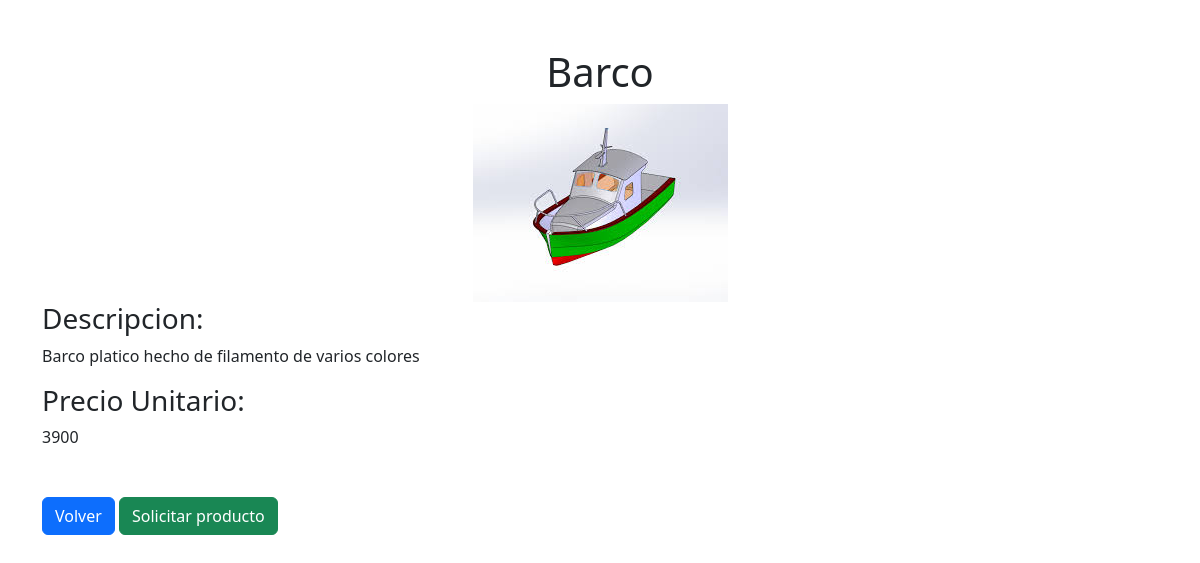
Screenshot of /detalle/barco/ with the database file from the repository.
### mainApp/models.py (models this page shows, shortened)
class Producto(models.Model):
    nombre = models.CharField(max_length=50)
    slug = models.SlugField(unique=True)
    descripcion = models.TextField()
    categoria = models.ForeignKey(Categoria, on_delete=models.CASCADE)
    precio = models.DecimalField(max_digits=15, decimal_places=0)
    imagen1 = models.ImageField(upload_to='productos/', blank=True, null=True)
    imagen2 = models.ImageField(upload_to='productos/', blank=True, null=True)
    imagen3 = models.ImageField(upload_to='productos/', blank=True, null=True)

### mainApp/views.py (the view)
# urls.py: path('detalle/<slug:producto_slug>/', views.detalle, name='detalle'),
def detalle(request, producto_slug):
    producto = get_object_or_404(Producto, slug=producto_slug)
    data = {'producto': producto}
    return render(request, 'detalle.html', data)

### templates/detalle.html (shortened to what this page needs)
<!doctype html>
<html lang="en">
    <head>
        <link
            href="https://cdn.jsdelivr.net/npm/bootstrap@5.3.2/dist/css/bootstrap.min.css"
            rel="stylesheet"
        />
    </head>
    <body>
        <div class="container mt-5 ">
            <div class="text-center">
                <h1>{{producto.nombre}}</h1>
                    {% if producto.imagen1 %}
                        <div class="imagen-contenedor">
                            <img src="{{ producto.imagen1.url }}" alt="{{ producto.nombre }}" class="imagen-producto" />
                        </div>
                    {% elif producto.imagen2 %}
                        <div class="imagen-contenedor">
                            <img src="{{ producto.imagen2.url }}" alt="{{ producto.nombre }}" class="imagen-producto" />
                        </div>
                    {% elif producto.imagen3 %}
                        <div class="imagen-contenedor">
                            <img src="{{ producto.imagen3.url }}" alt="{{ producto.nombre }}" class="imagen-producto" />
                        </div>
                    {% else %}
                        <p>No hay imagen disponible</p>
                    {% endif %}
            </div>
        <h3> Descripcion:</h3>
        <p>{{producto.descripcion}}</p>
        <h3> Precio Unitario:</h3>
        <p>{{producto.precio}}</p>
        </div>
        <div class="container mt-5 ">
            <div class="col">
                    <button
                        type="button"
                        class="btn btn-primary"
                        onclick="window.history.back()"
                    >
                    Volver
                    </button>
                    <button
                    type="button"
                    class="btn btn-success ">
                        <a href="/pedidos/add" class="text-white link-offset-2 link-underline link-underline-opacity-0">
                            Solicitar producto
                        </a>
                    </button>
            </div>
        </div>
    </body>
</html>

### rows the page displays
Producto: nombre "Barco", imagen1 (picture), descripcion "Barco platico hecho de filamento de varios colores", precio "3900"
